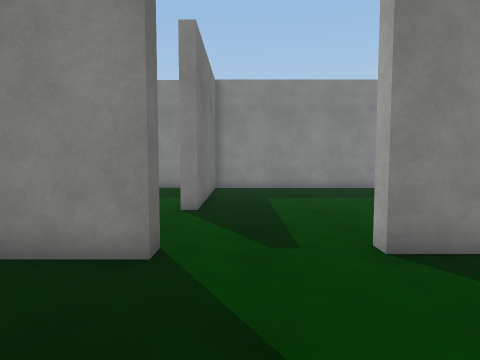
view 1 (above)

17 first-person views from a walk through a Unity game level. The camera is 1.5 m above the floor, tilts 4° down and sees 75° across. The floor is counted in squares, 1 m on a side. Each view is taken from the middle of a square. On the plan, view 1 faces up. The plan holds only what a view shows up to about 15 squares ahead; the rest is blank. The place goes on beyond the plan. The player character is not drawn. Some animated figures are left out. Surface patterns are stand-ins for the level's own textures.

view 2
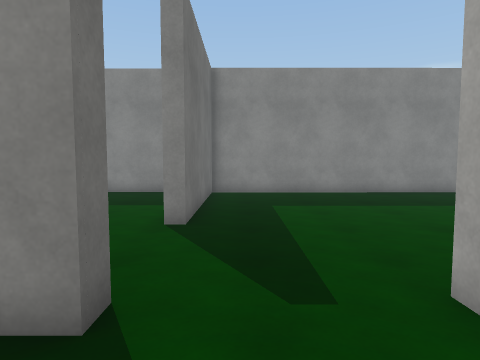

view 3
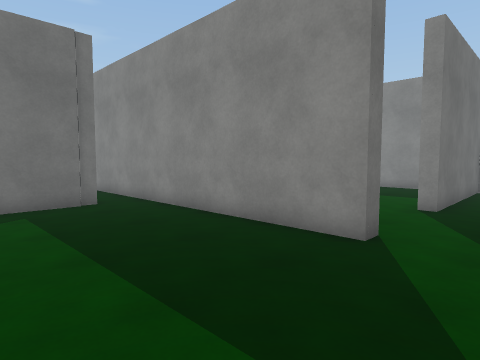

view 4
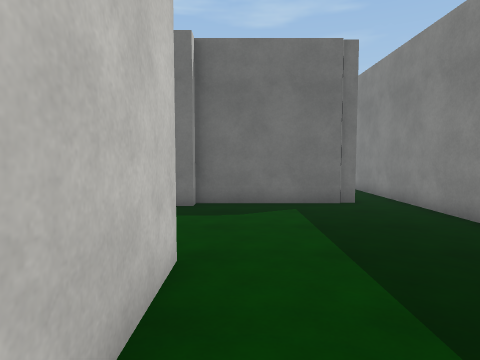

view 5
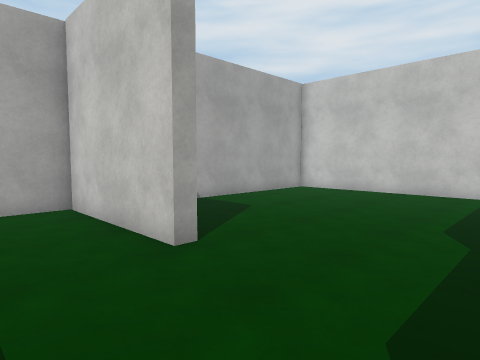

view 6
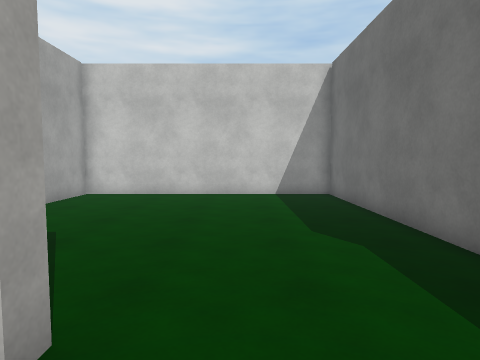

view 7
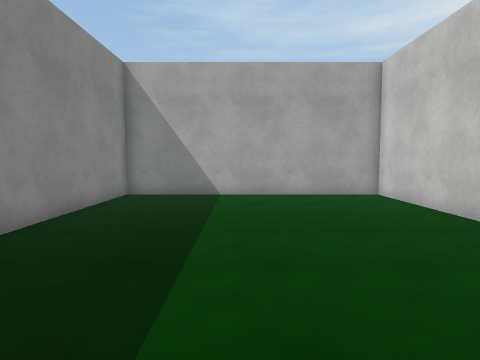

view 8
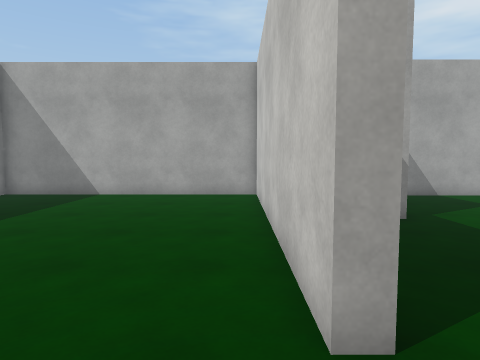

view 9
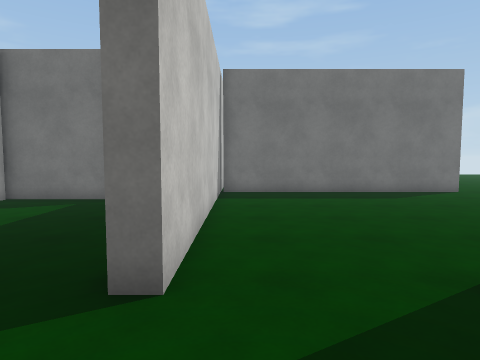

view 10
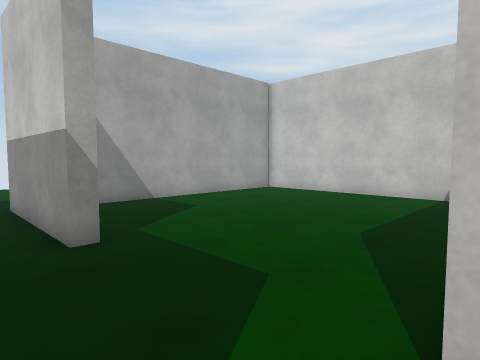

view 11
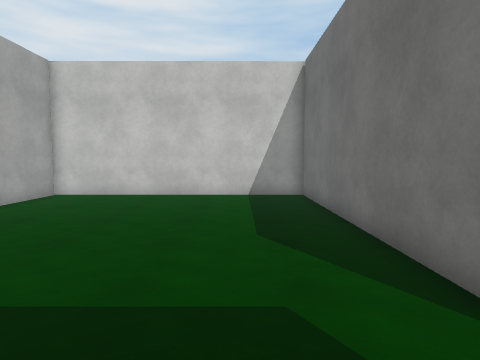

view 12
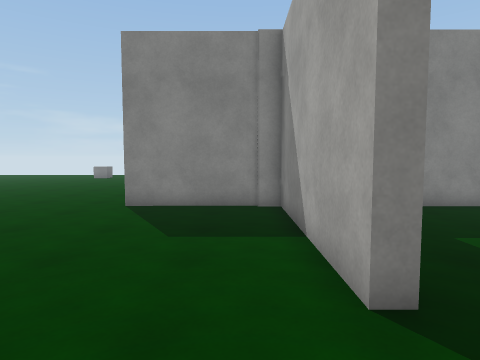

view 13
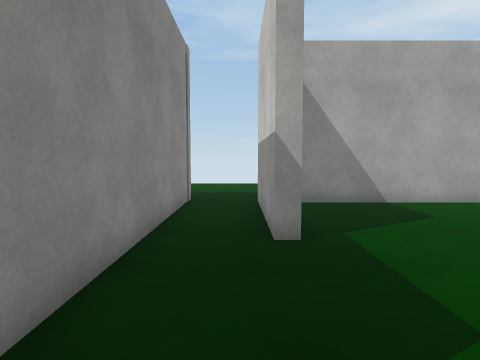

view 14
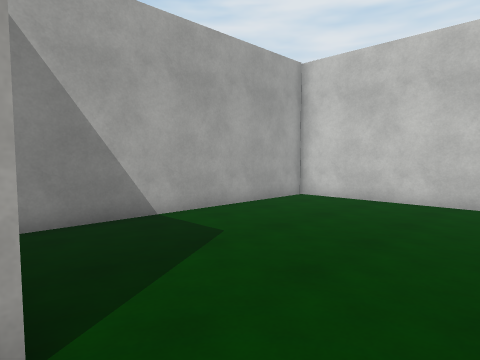

view 15
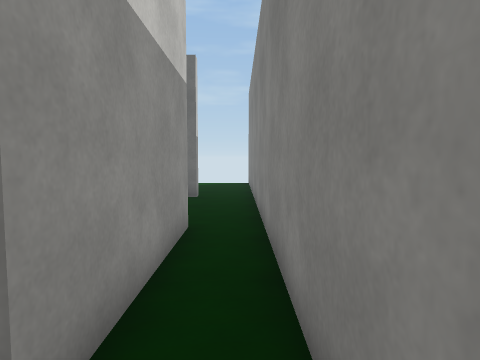

view 16
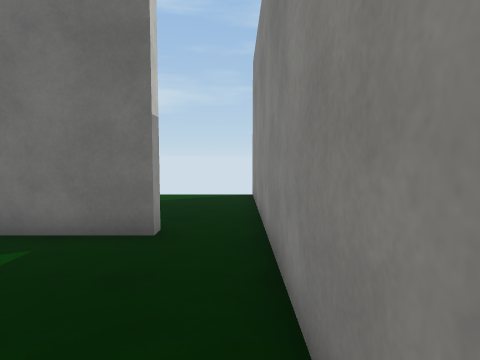

view 17
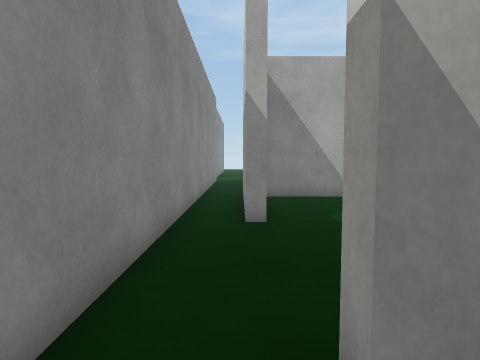

### Floor plan
Points are (right, up) in squares from view 1. A wall is a line through its corners. A room is listed if a view was taken in it or the views show most of it. See-through windows are left out.
Room 1 (views 1, 2, 3, 4, 5, 6, 7, 8, 9, 10, 12, 14, 15, 16)
walls: (2.3, 4.8) (2.3, 5.3) (12.9, 5.3) (12.9, 15.7) (-1.3, 15.7) (-1.3, 9) (-1.7, 9); (-3.5, 5.3) (-1.3, 5.3) (-1.3, 4.6) (-14.4, 4.5); (-3.5, -2.5) (-3.5, -1.9) (1.9, -1.9) (1.9, -0.2); (-8.7, -2.5) (-8.7, -3); (-8.7, -4.8) (-8.7, -13.1) (1.4, -13) (1.4, -3.1); (-14.7, 2.9) (-9.4, 2.9) (-9.4, -2.5)
ways out: opening at (1.3, 3) to room 2; opening at (-14, 4); opening at (-2.7, 7)
Room 2 (views 11, 13)
walls: (7.7, 1.9) (7.7, 2.3); (2.4, 0.8) (2.4, -8.8) (12.5, -8.7) (12.5, 1); (7.5, 4.8) (2.3, 4.8)
ways out: opening at (1.3, 3) to room 1; opening at (8, 3.5)
Room 3 (view 17)
walls: (-20.5, 1.8) (-20.5, 2.3) (-20, 2.3); (-19.6, 4.5) (-24.3, 4.5)
ways out: opening at (-20, 3.5)

Positions as (right, up) in squares from view 1, and headings:
1: (0, 0), facing up
2: (0, 2), facing up
3: (1, -1), facing up-left
4: (1, -1), facing left
5: (-8, 1), facing down-right
6: (-5, 0), facing down
7: (0, 11), facing right
8: (0, 6), facing right
9: (2, 6), facing left
10: (2, 4), facing down-right
11: (5, 4), facing down
12: (-3, 6), facing up
13: (2, 3), facing right
14: (-6, -2), facing down-right
15: (-8, 4), facing left
16: (-14, 4), facing left
17: (-22, 3), facing right
